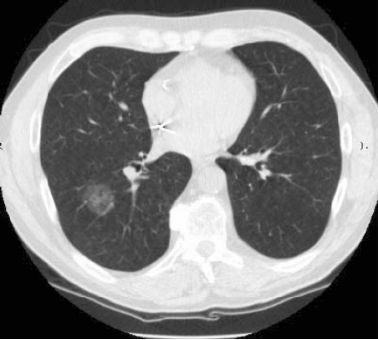
#> input picture Week 8/lung.png, 378 x 340 px
$ python Page_12_Finding_a_Good_Threshold.py
#> lines starting #> are read from the running program, lines starting #| are printed output that depends on the picture; after the words box and inside, x2 and y2 are one past the last pixel; in counts of white or black regions, pixels touching at a corner belong together
import cv2
from matplotlib import pyplot as plt

I = cv2.imread("lung.png",0)
#> I is the input picture: shape (340, 378); min 0, max 255, mean 127.6

cv2.imshow("Lungs",I)

plt.hist(I.ravel(),bins=255)
plt.title("Histogram h(I)")
plt.show()
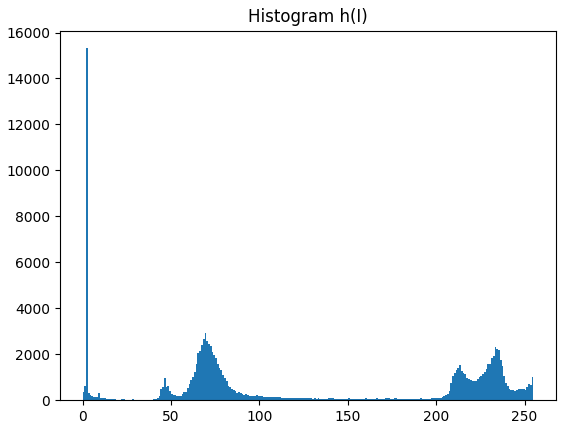
#> figure drawn by matplotlib, 1 panel; tallest bar 15318 high, from x = 2 to 3

ret,B=cv2.threshold(I, 150, 255, cv2.THRESH_BINARY)
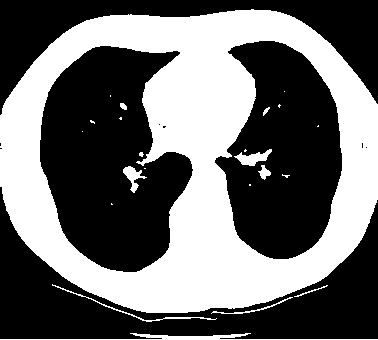
#> B: shape (340, 378); 42.3% white; 23 white regions (13 under 20 px), largest, box (x1, y1, x2, y2) and area: (0, 9, 378, 313) 52434, (0, 333, 378, 340) 739, (234, 149, 272, 166) 304
cv2.imshow("Thresholded	at	150",B)

cv2.waitKey(0)
cv2.destroyAllWindows()

$ run again, with Week 8/coins.png copied over Week 8/lung.png
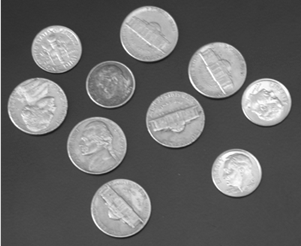
#> input picture Week 8/coins.png, 301 x 246 px
#> I is the input picture: shape (246, 301); min 23, max 255, mean 103.3
#> `plt.show()`:
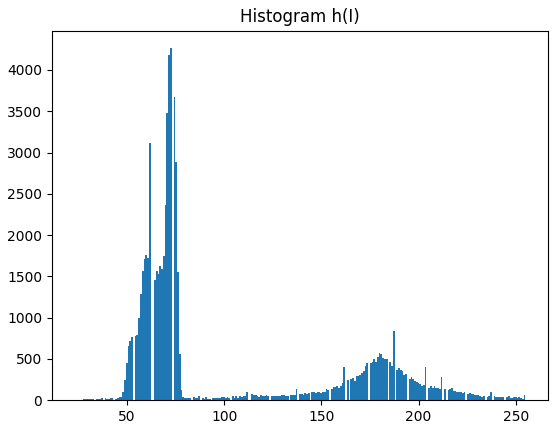
#> figure drawn by matplotlib, 1 panel; tallest bar 4264 high, from x = 72.13 to 73.04
#> `ret,B=cv2.threshold(I, 150, 255, cv2.THRESH_BINARY)`:
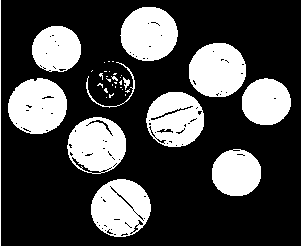
#> B: shape (246, 301); 28.1% white; 37 white regions (25 under 20 px), largest, box (x1, y1, x2, y2) and area: (91, 179, 151, 237) 2559, (8, 78, 67, 134) 2549, (189, 43, 246, 97) 2460
